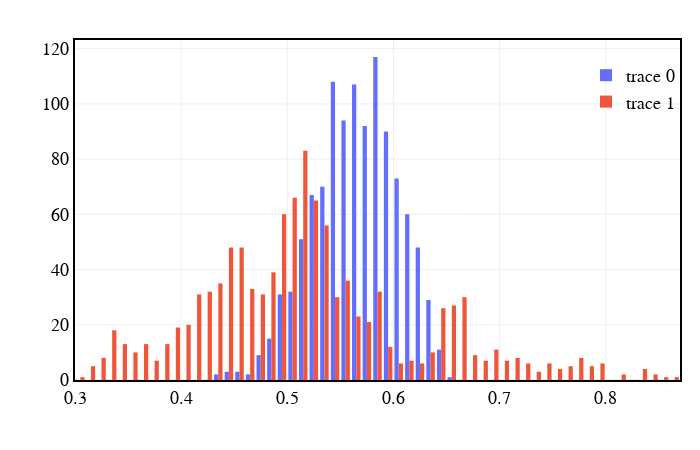

This figure's notebook cell:
### Code cell
hist = go.Figure()

hist.add_trace(go.Histogram(x=plotS))
hist.add_trace(go.Histogram(x=plotC))

estetica(hist, h=450,w=700)
hist.show()

### Figure 1 — Plotly figure (JSON) as saved in the notebook; plotly's stock layout.template omitted (floating-point values rounded to 4 significant figures; data arrays with more than 128 entries replaced by an {"elided": "..."} marker saying what was removed)
{"data": [{"type": "histogram", "x": {"elided": "1115 float values"}}, {"type": "histogram", "x": {"elided": "1115 float values"}}], "layout": {"autosize": false, "font": {"color": "Black", "family": "Arial", "size": 18}, "height": 450, "legend": {"bgcolor": "rgba(255,255,255,0)", "font": {"size": 18}, "orientation": "v", "x": 1, "xanchor": "right", "y": 0.95, "yanchor": "top"}, "margin": {"b": 20, "l": 20, "r": 20, "t": 40}, "plot_bgcolor": "white", "title": {"font": {"size": 20}, "text": ""}, "width": 700, "xaxis": {"linecolor": "black", "linewidth": 2, "mirror": true, "showgrid": true, "showline": true, "title": {"text": ""}}, "yaxis": {"linecolor": "black", "linewidth": 2, "mirror": true, "showgrid": true, "showline": true, "title": {"text": ""}}}}
